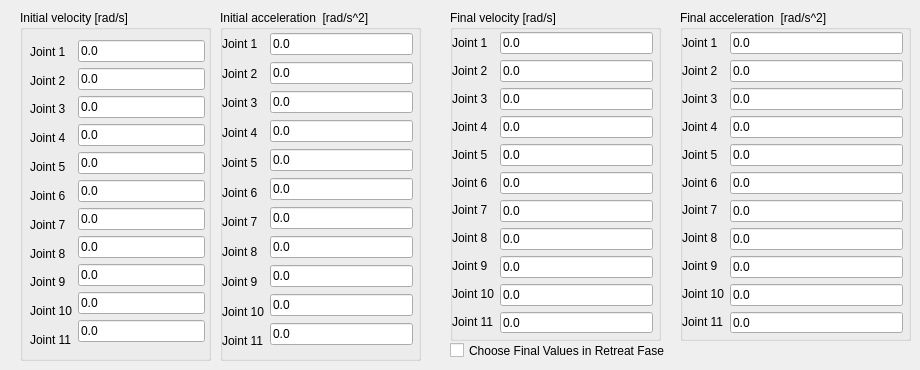
   <widget class="QWidget" name="tab_hump_bounds">
    <attribute name="title">
     <string>Boundary conditions</string>
    </attribute>
    <widget class="QGroupBox" name="groupBox_init_vel">
     <property name="geometry">
      <rect>
       <x>20</x>
       <y>10</y>
       <width>191</width>
       <height>351</height>
      </rect>
     </property>
     <property name="title">
      <string>Initial velocity [rad/s]</string>
     </property>
     <widget class="QWidget" name="layoutWidget">
      <property name="geometry">
       <rect>
        <x>10</x>
        <y>30</y>
        <width>175</width>
        <height>311</height>
       </rect>
      </property>
      <layout class="QHBoxLayout" name="horizontalLayout_4">
       <item>
        <layout class="QVBoxLayout" name="verticalLayout_17">
         <item>
          <widget class="QLabel" name="label_35">
           <property name="text">
            <string>Joint 1</string>
           </property>
          </widget>
         </item>
         <item>
          <widget class="QLabel" name="label_36">
           <property name="text">
            <string>Joint 2</string>
           </property>
          </widget>
         </item>
         <item>
          <widget class="QLabel" name="label_37">
           <property name="text">
            <string>Joint 3</string>
           </property>
          </widget>
         </item>
         <item>
          <widget class="QLabel" name="label_43">
           <property name="text">
            <string>Joint 4</string>
           </property>
          </widget>
         </item>
         <item>
          <widget class="QLabel" name="label_45">
           <property name="text">
            <string>Joint 5</string>
           </property>
          </widget>
         </item>
         <item>
          <widget class="QLabel" name="label_46">
           <property name="text">
            <string>Joint 6</string>
           </property>
          </widget>
         </item>
         <item>
          <widget class="QLabel" name="label_47">
           <property name="text">
            <string>Joint 7</string>
           </property>
          </widget>
         </item>
         <item>
          <widget class="QLabel" name="label_48">
           <property name="text">
            <string>Joint 8</string>
           </property>
          </widget>
         </item>
         <item>
          <widget class="QLabel" name="label_49">
           <property name="text">
            <string>Joint 9</string>
           </property>
          </widget>
         </item>
         <item>
          <widget class="QLabel" name="label_50">
           <property name="text">
            <string>Joint 10</string>
           </property>
          </widget>
         </item>
         <item>
          <widget class="QLabel" name="label_51">
           <property name="text">
            <string>Joint 11</string>
           </property>
          </widget>
         </item>
        </layout>
       </item>
       <item>
        <layout class="QVBoxLayout" name="verticalLayout_18">
         <item>
          <widget class="QLineEdit" name="lineEdit_init_vel_1">
           <property name="text">
            <string>0.0</string>
           </property>
          </widget>
         </item>
         <item>
          <widget class="QLineEdit" name="lineEdit_init_vel_2">
           <property name="text">
            <string>0.0</string>
           </property>
          </widget>
         </item>
         <item>
          <widget class="QLineEdit" name="lineEdit_init_vel_3">
           <property name="text">
            <string>0.0</string>
           </property>
          </widget>
         </item>
         <item>
          <widget class="QLineEdit" name="lineEdit_init_vel_4">
           <property name="text">
            <string>0.0</string>
           </property>
          </widget>
         </item>
         <item>
          <widget class="QLineEdit" name="lineEdit_init_vel_5">
           <property name="text">
            <string>0.0</string>
           </property>
          </widget>
         </item>
         <item>
          <widget class="QLineEdit" name="lineEdit_init_vel_6">
           <property name="text">
            <string>0.0</string>
           </property>
          </widget>
         </item>
         <item>
          <widget class="QLineEdit" name="lineEdit_init_vel_7">
           <property name="text">
            <string>0.0</string>
           </property>
          </widget>
         </item>
         <item>
          <widget class="QLineEdit" name="lineEdit_init_vel_8">
           <property name="text">
            <string>0.0</string>
           </property>
          </widget>
         </item>
         <item>
          <widget class="QLineEdit" name="lineEdit_init_vel_9">
           <property name="text">
            <string>0.0</string>
           </property>
          </widget>
         </item>
         <item>
          <widget class="QLineEdit" name="lineEdit_init_vel_10">
           <property name="text">
            <string>0.0</string>
           </property>
          </widget>
         </item>
         <item>
          <widget class="QLineEdit" name="lineEdit_init_vel_11">
           <property name="text">
            <string>0.0</string>
           </property>
          </widget>
         </item>
        </layout>
       </item>
      </layout>
     </widget>
    </widget>
    <widget class="QGroupBox" name="groupBox_init_acc">
     <property name="geometry">
      <rect>
       <x>220</x>
       <y>10</y>
       <width>201</width>
       <height>351</height>
      </rect>
     </property>
     <property name="title">
      <string>Initial acceleration  [rad/s^2]</string>
     </property>
     <widget class="QWidget" name="layoutWidget_3">
      <property name="geometry">
       <rect>
        <x>2</x>
        <y>22</y>
        <width>191</width>
        <height>321</height>
       </rect>
      </property>
      <layout class="QHBoxLayout" name="horizontalLayout_15">
       <item>
        <layout class="QVBoxLayout" name="verticalLayout_21">
         <item>
          <widget class="QLabel" name="label_72">
           <property name="text">
            <string>Joint 1</string>
           </property>
          </widget>
         </item>
         <item>
          <widget class="QLabel" name="label_73">
           <property name="text">
            <string>Joint 2</string>
           </property>
          </widget>
         </item>
         <item>
          <widget class="QLabel" name="label_74">
           <property name="text">
            <string>Joint 3</string>
           </property>
          </widget>
         </item>
         <item>
          <widget class="QLabel" name="label_75">
           <property name="text">
            <string>Joint 4</string>
           </property>
          </widget>
         </item>
         <item>
          <widget class="QLabel" name="label_76">
           <property name="text">
            <string>Joint 5</string>
           </property>
          </widget>
         </item>
         <item>
          <widget class="QLabel" name="label_77">
           <property name="text">
            <string>Joint 6</string>
           </property>
          </widget>
         </item>
         <item>
          <widget class="QLabel" name="label_78">
           <property name="text">
            <string>Joint 7</string>
           </property>
          </widget>
         </item>
         <item>
          <widget class="QLabel" name="label_79">
           <property name="text">
            <string>Joint 8</string>
           </property>
          </widget>
         </item>
         <item>
          <widget class="QLabel" name="label_80">
           <property name="text">
            <string>Joint 9</string>
           </property>
          </widget>
         </item>
         <item>
          <widget class="QLabel" name="label_81">
           <property name="text">
            <string>Joint 10</string>
           </property>
          </widget>
         </item>
         <item>
          <widget class="QLabel" name="label_82">
           <property name="text">
            <string>Joint 11</string>
           </property>
          </widget>
         </item>
        </layout>
       </item>
       <item>
        <layout class="QVBoxLayout" name="verticalLayout_22">
         <item>
          <widget class="QLineEdit" name="lineEdit_init_acc_1">
           <property name="text">
            <string>0.0</string>
           </property>
          </widget>
         </item>
         <item>
          <widget class="QLineEdit" name="lineEdit_init_acc_2">
           <property name="text">
            <string>0.0</string>
           </property>
          </widget>
         </item>
         <item>
          <widget class="QLineEdit" name="lineEdit_init_acc_3">
           <property name="text">
            <string>0.0</string>
           </property>
          </widget>
         </item>
         <item>
          <widget class="QLineEdit" name="lineEdit_init_acc_4">
           <property name="text">
            <string>0.0</string>
           </property>
          </widget>
         </item>
         <item>
          <widget class="QLineEdit" name="lineEdit_init_acc_5">
           <property name="text">
            <string>0.0</string>
           </property>
          </widget>
         </item>
         <item>
          <widget class="QLineEdit" name="lineEdit_init_acc_6">
           <property name="text">
            <string>0.0</string>
           </property>
          </widget>
         </item>
         <item>
          <widget class="QLineEdit" name="lineEdit_init_acc_7">
           <property name="text">
            <string>0.0</string>
           </property>
          </widget>
         </item>
         <item>
          <widget class="QLineEdit" name="lineEdit_init_acc_8">
           <property name="text">
            <string>0.0</string>
           </property>
          </widget>
         </item>
         <item>
          <widget class="QLineEdit" name="lineEdit_init_acc_9">
           <property name="text">
            <string>0.0</string>
           </property>
          </widget>
         </item>
         <item>
          <widget class="QLineEdit" name="lineEdit_init_acc_10">
           <property name="text">
            <string>0.0</string>
           </property>
          </widget>
         </item>
         <item>
          <widget class="QLineEdit" name="lineEdit_init_acc_11">
           <property name="text">
            <string>0.0</string>
           </property>
          </widget>
         </item>
        </layout>
       </item>
      </layout>
     </widget>
    </widget>
    <widget class="QGroupBox" name="groupBox_final_vel">
     <property name="geometry">
      <rect>
       <x>450</x>
       <y>10</y>
       <width>211</width>
       <height>331</height>
      </rect>
     </property>
     <property name="title">
      <string>Final velocity [rad/s]</string>
     </property>
     <widget class="QWidget" name="layoutWidget_2">
      <property name="geometry">
       <rect>
        <x>2</x>
        <y>22</y>
        <width>201</width>
        <height>301</height>
       </rect>
      </property>
      <layout class="QHBoxLayout" name="horizontalLayout_7">
       <item>
        <layout class="QVBoxLayout" name="verticalLayout_19">
         <item>
          <widget class="QLabel" name="label_52">
           <property name="text">
            <string>Joint 1</string>
           </property>
          </widget>
         </item>
         <item>
          <widget class="QLabel" name="label_53">
           <property name="text">
            <string>Joint 2</string>
           </property>
          </widget>
         </item>
         <item>
          <widget class="QLabel" name="label_63">
           <property name="text">
            <string>Joint 3</string>
           </property>
          </widget>
         </item>
         <item>
          <widget class="QLabel" name="label_64">
           <property name="text">
            <string>Joint 4</string>
           </property>
          </widget>
         </item>
         <item>
          <widget class="QLabel" name="label_65">
           <property name="text">
            <string>Joint 5</string>
           </property>
          </widget>
         </item>
         <item>
          <widget class="QLabel" name="label_66">
           <property name="text">
            <string>Joint 6</string>
           </property>
          </widget>
         </item>
         <item>
          <widget class="QLabel" name="label_67">
           <property name="text">
            <string>Joint 7</string>
           </property>
          </widget>
         </item>
         <item>
          <widget class="QLabel" name="label_68">
           <property name="text">
            <string>Joint 8</string>
           </property>
          </widget>
         </item>
         <item>
          <widget class="QLabel" name="label_69">
           <property name="text">
            <string>Joint 9</string>
           </property>
          </widget>
         </item>
         <item>
          <widget class="QLabel" name="label_70">
           <property name="text">
            <string>Joint 10</string>
           </property>
          </widget>
         </item>
         <item>
          <widget class="QLabel" name="label_71">
           <property name="text">
            <string>Joint 11</string>
           </property>
          </widget>
         </item>
        </layout>
       </item>
       <item>
        <layout class="QVBoxLayout" name="verticalLayout_20">
         <item>
          <widget class="QLineEdit" name="lineEdit_final_vel_1">
           <property name="text">
            <string>0.0</string>
           </property>
          </widget>
         </item>
         <item>
          <widget class="QLineEdit" name="lineEdit_final_vel_2">
           <property name="text">
            <string>0.0</string>
           </property>
          </widget>
         </item>
         <item>
          <widget class="QLineEdit" name="lineEdit_final_vel_3">
           <property name="text">
            <string>0.0</string>
           </property>
          </widget>
         </item>
         <item>
          <widget class="QLineEdit" name="lineEdit_final_vel_4">
           <property name="text">
            <string>0.0</string>
           </property>
          </widget>
         </item>
         <item>
          <widget class="QLineEdit" name="lineEdit_final_vel_5">
           <property name="text">
            <string>0.0</string>
           </property>
          </widget>
         </item>
         <item>
          <widget class="QLineEdit" name="lineEdit_final_vel_6">
           <property name="text">
            <string>0.0</string>
           </property>
          </widget>
         </item>
         <item>
          <widget class="QLineEdit" name="lineEdit_final_vel_7">
           <property name="text">
            <string>0.0</string>
           </property>
          </widget>
         </item>
         <item>
          <widget class="QLineEdit" name="lineEdit_final_vel_8">
           <property name="text">
            <string>0.0</string>
           </property>
          </widget>
         </item>
         <item>
          <widget class="QLineEdit" name="lineEdit_final_vel_9">
           <property name="text">
            <string>0.0</string>
           </property>
          </widget>
         </item>
         <item>
          <widget class="QLineEdit" name="lineEdit_final_vel_10">
           <property name="text">
            <string>0.0</string>
           </property>
          </widget>
         </item>
         <item>
          <widget class="QLineEdit" name="lineEdit_final_vel_11">
           <property name="text">
            <string>0.0</string>
           </property>
          </widget>
         </item>
        </layout>
       </item>
      </layout>
     </widget>
    </widget>
    <widget class="QGroupBox" name="groupBox_final_acc">
     <property name="geometry">
      <rect>
       <x>680</x>
       <y>10</y>
       <width>231</width>
       <height>331</height>
      </rect>
     </property>
     <property name="title">
      <string>Final acceleration  [rad/s^2]</string>
     </property>
     <widget class="QWidget" name="layoutWidget_4">
      <property name="geometry">
       <rect>
        <x>2</x>
        <y>22</y>
        <width>221</width>
        <height>301</height>
       </rect>
      </property>
      <layout class="QHBoxLayout" name="horizontalLayout_20">
       <item>
        <layout class="QVBoxLayout" name="verticalLayout_24">
         <item>
          <widget class="QLabel" name="label_83">
           <property name="text">
            <string>Joint 1</string>
           </property>
          </widget>
         </item>
         <item>
          <widget class="QLabel" name="label_84">
           <property name="text">
            <string>Joint 2</string>
           </property>
          </widget>
         </item>
         <item>
          <widget class="QLabel" name="label_85">
           <property name="text">
            <string>Joint 3</string>
           </property>
          </widget>
         </item>
         <item>
          <widget class="QLabel" name="label_86">
           <property name="text">
            <string>Joint 4</string>
           </property>
          </widget>
         </item>
         <item>
          <widget class="QLabel" name="label_87">
           <property name="text">
            <string>Joint 5</string>
           </property>
          </widget>
         </item>
         <item>
          <widget class="QLabel" name="label_88">
           <property name="text">
            <string>Joint 6</string>
           </property>
          </widget>
         </item>
         <item>
          <widget class="QLabel" name="label_89">
           <property name="text">
            <string>Joint 7</string>
           </property>
          </widget>
         </item>
         <item>
          <widget class="QLabel" name="label_90">
           <property name="text">
            <string>Joint 8</string>
           </property>
          </widget>
         </item>
         <item>
          <widget class="QLabel" name="label_91">
           <property name="text">
            <string>Joint 9</string>
           </property>
          </widget>
         </item>
         <item>
          <widget class="QLabel" name="label_92">
           <property name="text">
            <string>Joint 10</string>
           </property>
          </widget>
         </item>
         <item>
          <widget class="QLabel" name="label_93">
           <property name="text">
            <string>Joint 11</string>
           </property>
          </widget>
         </item>
        </layout>
       </item>
       <item>
        <layout class="QVBoxLayout" name="verticalLayout_25">
         <item>
          <widget class="QLineEdit" name="lineEdit_final_acc_1">
           <property name="text">
            <string>0.0</string>
           </property>
          </widget>
         </item>
         <item>
          <widget class="QLineEdit" name="lineEdit_final_acc_2">
           <property name="text">
            <string>0.0</string>
           </property>
          </widget>
         </item>
         <item>
          <widget class="QLineEdit" name="lineEdit_final_acc_3">
           <property name="text">
            <string>0.0</string>
           </property>
          </widget>
         </item>
         <item>
          <widget class="QLineEdit" name="lineEdit_final_acc_4">
           <property name="text">
            <string>0.0</string>
           </property>
          </widget>
         </item>
         <item>
          <widget class="QLineEdit" name="lineEdit_final_acc_5">
           <property name="text">
            <string>0.0</string>
           </property>
          </widget>
         </item>
         <item>
          <widget class="QLineEdit" name="lineEdit_final_acc_6">
           <property name="text">
            <string>0.0</string>
           </property>
          </widget>
         </item>
         <item>
          <widget class="QLineEdit" name="lineEdit_final_acc_7">
           <property name="text">
            <string>0.0</string>
           </property>
          </widget>
         </item>
         <item>
          <widget class="QLineEdit" name="lineEdit_final_acc_8">
           <property name="text">
            <string>0.0</string>
           </property>
          </widget>
         </item>
         <item>
          <widget class="QLineEdit" name="lineEdit_final_acc_9">
           <property name="text">
            <string>0.0</string>
           </property>
          </widget>
         </item>
         <item>
          <widget class="QLineEdit" name="lineEdit_final_acc_10">
           <property name="text">
            <string>0.0</string>
           </property>
          </widget>
         </item>
         <item>
          <widget class="QLineEdit" name="lineEdit_final_acc_11">
           <property name="text">
            <string>0.0</string>
           </property>
          </widget>
         </item>
        </layout>
       </item>
      </layout>
     </widget>
    </widget>
    <widget class="QCheckBox" name="Retreat_Final_Values">
     <property name="geometry">
      <rect>
       <x>450</x>
       <y>340</y>
       <width>361</width>
       <height>21</height>
      </rect>
     </property>
     <property name="text">
      <string>Choose Final Values in Retreat Fase</string>
     </property>
    </widget>
   </widget>
